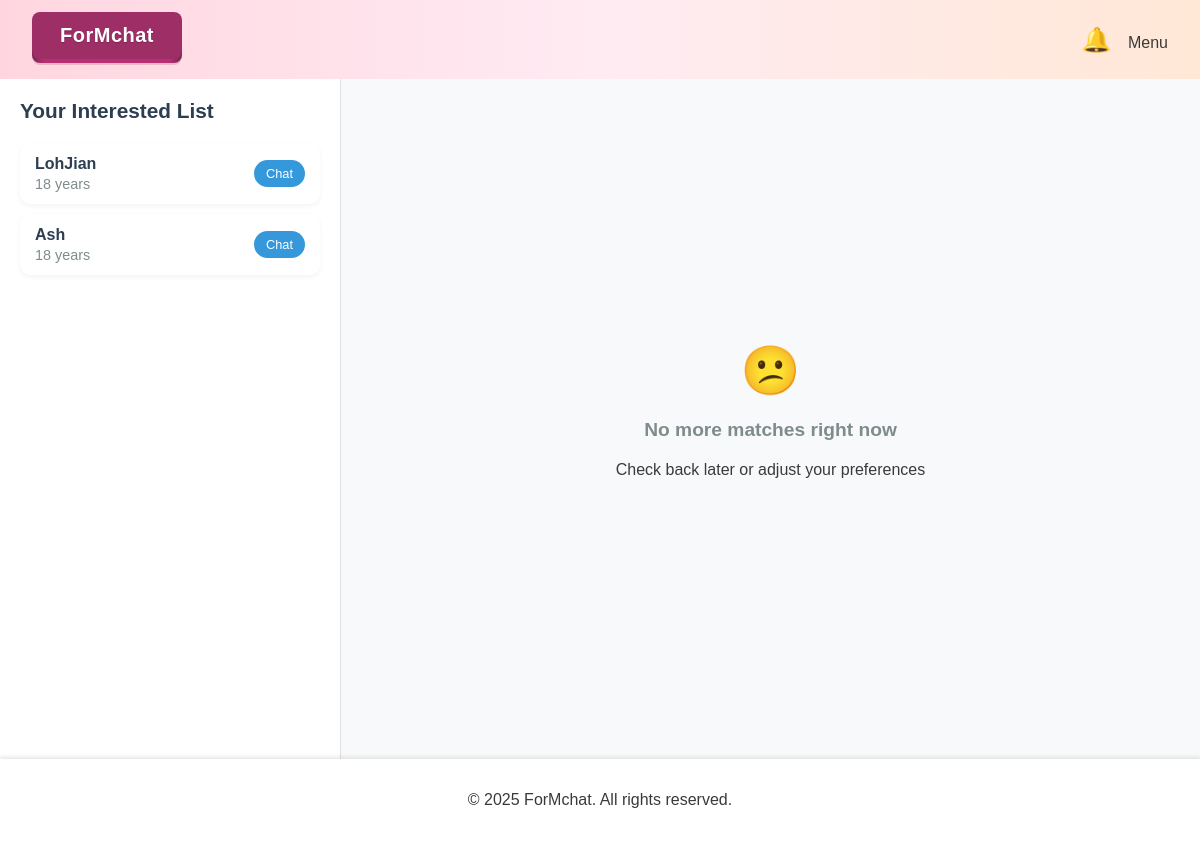
Screenshot of /matches (signed in) with the database file from the repository.
### app.py (models this page shows)
class User(db.Model):
    __tablename__ = 'user'
    id = db.Column(db.Integer, primary_key=True)
    username = db.Column(db.String(100), nullable=False)
    email = db.Column(db.String(120), unique=True, nullable=False)
    password = db.Column(db.String(200), nullable=False)
    is_verified = db.Column(db.Boolean, default=False)
    verification_status = db.Column(db.String(100), default="Pending Approval")
    age = db.Column(db.Integer)
    race = db.Column(db.String(50))
    faculty = db.Column(db.String(50))
    sex = db.Column(db.String(10))
    bio = db.Column(db.Text)
    location = db.Column(db.String(100))
    avatar = db.Column(db.String(200), default=app.config['DEFAULT_AVATAR_PATH'])
    likes_received = db.relationship("Like", foreign_keys="Like.target_user_id", backref="target_user")
    loves_received = db.relationship("Love", foreign_keys="Love.target_user_id", backref="target_user")
    sent_messages = db.relationship('Message', foreign_keys='Message.sender_id', backref='sender')
    received_messages = db.relationship('Message', foreign_keys='Message.receiver_id', backref='receiver')
    last_login = db.Column(db.DateTime, default=datetime.utcnow)
    login_count = db.Column(db.Integer, default=0)

### app.py (the view)
@app.route('/matches')
def show_matches():
    if 'user_id' not in session:
        return redirect(url_for('login'))
    current_user = User.query.get(session['user_id'])
    liked_ids = db.session.query(Interested.liked_id).filter(
        Interested.liker_id == current_user.id
    ).all()
    disliked_ids = db.session.query(Dislike.disliked_id).filter(
        Dislike.disliker_id == current_user.id
    ).all()
    reacted_ids = [row[0] for row in liked_ids + disliked_ids]
    match = User.query.filter(
        User.id != current_user.id,
        ~User.id.in_(reacted_ids),
        func.abs(User.age - current_user.age) <= 5
    ).order_by(func.random()).first()
    interested_users = User.query.join(
        Interested,
        User.id == Interested.liked_id
    ).filter(
        Interested.liker_id == current_user.id
    ).all()
    return render_template(
        'matches.html',
        match=match,
        interested_users=interested_users,
        user=current_user,
        current_user=current_user
    )

### app.py (called while the page is built)
@app.before_request
def before_request():
    if 'session_id' not in session:
        session['session_id'] = secrets.token_hex(16)

def generate_csrf_token():
    if 'csrf_token' not in session:
        session['csrf_token'] = secrets.token_hex(16)
    return session['csrf_token']

@app.context_processor
def inject_user_and_notifications():
    user = None
    unread_count = 0
    if 'user_id' in session:
        user_id = session['user_id']
        user = User.query.get(user_id)
        unread_count = Notification.query.filter_by(user_id=user_id, is_read=False).count()
    return dict(user=user, unread_count=unread_count)

@app.context_processor   #pass current_user to render_template() again and always available in base.html
def inject_current_user():
    user_id = session.get('user_id')
    if user_id:
        current_user = User.query.get(user_id)
        return dict(current_user=current_user)
    return dict(current_user=None)

### ash/templates/matches.html (shortened to what this page needs)
{% extends "base.html" %}
{% block content %}
<div class="matches-container">
    <div class="matches-sidebar">
        <div class="sidebar-header">
            <div class="sidebar-title">Your Interested List</div>
        </div>
        <ul class="matches-list">
            {% if interested_users %}
                {% for user in interested_users %}
                <li class="match-item">
                    <div class="match-info">
                        <div class="match-name">{{ user.username }}</div>
                        <div class="match-age">{{ user.age }} years</div>
                    </div>
                    <a href="{{ url_for('chat', other_user_id=user.id) }}" class="chat-btn">Chat</a>
                </li>
                {% endfor %}
            {% else %}
                <div style="text-align: center; padding: 20px; color: #7f8c8d;">
                    No connections yet. Start matching!
                </div>
            {% endif %}
        </ul>
    </div>
    <div class="matches-main">
        {% if match %}
        <div class="match-card">
            <div class="match-header">
                {% if match.avatar and 'default_avatar.jpg' not in match.avatar %}
                    <img
                        src="{{ url_for('media_files', filename='uploads/user_avatars/' ~ match.avatar) }}"
                        class="match-avatar-large"
                        alt="{{ match.username }}"
                        onerror="this.onerror=null; this.src='{{ url_for('media_files', filename='images/default_avatar.jpg') }}'">
                {% else %}
                    <img
                        src="{{ url_for('media_files', filename='images/default_avatar.jpg') }}"
                        class="match-avatar-large"
                        alt="Default avatar">
                {% endif %}
            </div>
            <div class="match-body">
                <h2 class="match-name-large">{{ match.username }}</h2>
                <div class="match-details">
                    <div class="match-detail"><strong>Age:</strong> {{ match.age }}</div>
                    <div class="match-detail"><strong>Gender:</strong> {{ match.sex }}</div>
                    <div class="match-detail"><strong>Race:</strong> {{ match.race }}</div>
                    <div class="match-detail"><strong>Faculty:</strong> {{ match.faculty }}</div>
                </div>
                <form method="post" class="match-actions">
                    <button type="submit"
                            formaction="{{ url_for('mark_interested', liked_id=match.id) }}"
                            class="action-btn like-btn">
                        👍 Like
                    </button>
                    <button type="submit"
                            formaction="{{ url_for('dislike_user', disliked_id=match.id) }}"
                            class="action-btn dislike-btn">
                        👎 Pass
                    </button>
                </form>
            </div>
        </div>
        {% else %}
        <div class="no-matches">
            <div class="no-matches-icon">😕</div>
            <h3 class="no-matches-text">No more matches right now</h3>
            <p>Check back later or adjust your preferences</p>
        </div>
        {% endif %}
    </div>
</div>
{% endblock %}

### frontend/static/css/style.css (style rules this page uses)
body { font-family: 'Arial', sans-serif; margin: 0; padding: 0; background-color: #FFD3B6; color: #3A3A3A; display: flex; flex-direction: column; min-height: 100vh; }
body { background-color: #f8f9fa; }

### ash/templates/matches.html (style rules this page uses)
.matches-container { display: flex; min-height: calc(100vh - 120px); background: #f8f9fa; }
.matches-sidebar { width: 300px; background: white; border-right: 1px solid #e0e0e0; padding: 20px; overflow-y: auto; }
.sidebar-header { display: flex; justify-content: space-between; align-items: center; margin-bottom: 20px; }
.sidebar-title { font-size: 1.3rem; color: #2c3e50; font-weight: 600; }
.matches-list { list-style: none; padding: 0; }
.match-item { display: flex; align-items: center; padding: 12px 15px; margin-bottom: 10px; border-radius: 10px; transition: all 0.3s ease; background: white; box-shadow: 0 2px 5px rgba(0,0,0,0.05); }
.match-info { flex: 1; }
.match-name { font-weight: 600; margin-bottom: 3px; color: #2c3e50; }
.match-age { font-size: 0.9rem; color: #7f8c8d; }
.chat-btn { background: #3498db; color: white; border: none; padding: 6px 12px; border-radius: 20px; font-size: 0.8rem; cursor: pointer; transition: all 0.3s; text-decoration: none; display: inline-block; }
.matches-main { flex: 1; padding: 30px; display: flex; justify-content: center; align-items: center; }
.no-matches { text-align: center; padding: 50px; }
.no-matches-icon { font-size: 3rem; margin-bottom: 20px; color: #bdc3c7; }
.no-matches-text { font-size: 1.2rem; color: #7f8c8d; }

### rows the page displays
User: username "LohJian", age "18"
User: username "Ash", age "18"
